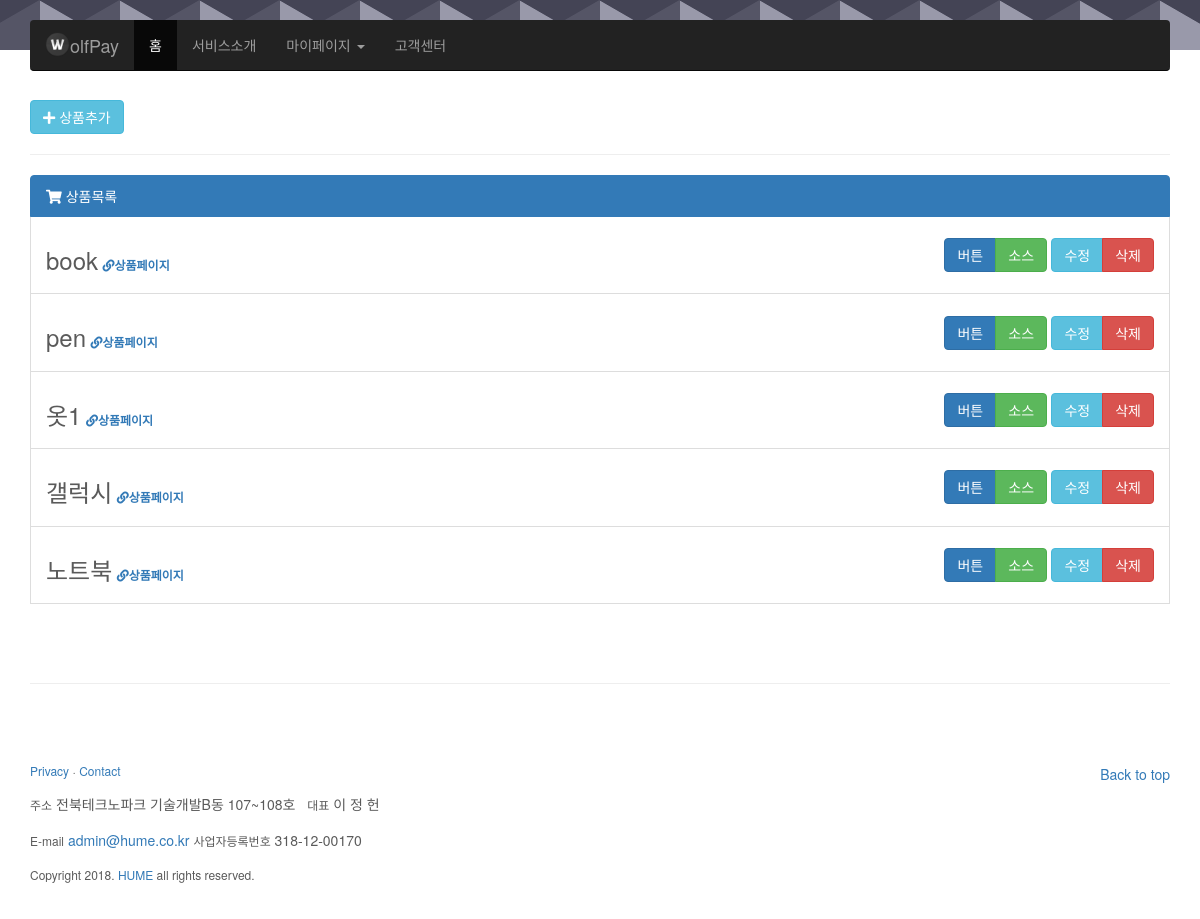
Screenshot of /wolfpay/product/ (signed in) with the database file from the repository.
### wolfpay/models.py (models this page shows, shortened)
class Product(models.Model):
	sid=models.ForeignKey('Shop',on_delete=models.CASCADE)
	name=models.CharField(max_length=200)
	url=models.CharField(max_length=255)
	price=models.IntegerField(null=True)
	op=models.TextField()

### wolfpay/views.py (the view)
def productview(request):
	if request.user.is_authenticated:
		s=Shop.objects.get(user=request.user)
		p=Product.objects.filter(sid=s)
		return render(request,"wolfpay/product.html",{'p':p,'s':s})
	else:
		return redirect('login')

### wolfpay/templates/wolfpay/product.html (shortened to what this page needs)
{% extends "wolfpay/index.html" %}
{% block content %}
	{% load staticfiles %}
	<link href="{% static 'wolfpay/css/product.css' %}" rel="stylesheet">
	<link href="https://use.fontawesome.com/releases/v5.0.6/css/all.css" rel="stylesheet">
	<a href="{% url 'add_product' %}" class="btn btn-info" role="button"><i class="fas fa-plus"></i>&nbsp;상품추가</a>
	<hr>
	<div class="list-group">
	  <button type="button" class="list-group-item list-group-item-action active">
	    <i class="fas fa-shopping-cart"></i>&nbsp;상품목록
	  </button>
	  {% for i in p %}
	  	<button type="button" class="list-group-item list-group-item-action" ondblclick="location.href='{% url 'update_product' i.id %}'">
	  		<table width="100%"><tr>
	  			<td>
			  		<h3 class=line>{{ i.name }}</h3> <h6 class=line><a href="{{ i.url }}" target="blank"><i class="fas fa-link">상품페이지</i></a></h6>
			  	</td>
			  	<td class="text-right">
			  		<div class="btn-group" role="group" aria-label="info">
			  			<a class="btn btn-primary" role="button" target=blank href="{% url 'button' i.id %}">버튼</a><a class="btn btn-success" role="button" href="{% url 'source_product' i.id  %}">소스</a>
			  		</div>
			  		<div class="btn-group" role="group" aria-label="info">
			  			<a class="btn btn-info" role="button" href="{% url 'update_product' i.id %}">수정</a><a class="btn btn-danger" role="button" data-toggle="modal" data-target="#delete-modal{{ i.id }}">삭제</a>
			  		</div>
				</td>
			</tr></table>
	  	</button>
	  {% endfor %}
	</div>
{% endblock %}

### wolfpay/static/wolfpay/css/carousel.css (style rules this page uses)
body { padding-bottom: 40px; color: #5a5a5a; }

### wolfpay/static/wolfpay/css/product.css (style rules this page uses)
.line { display: inline-block; }

### rows the page displays
Product: name "book"
Product: name "pen"
Product: name "옷1"
Product: name "갤럭시"
Product: name "노트북"
